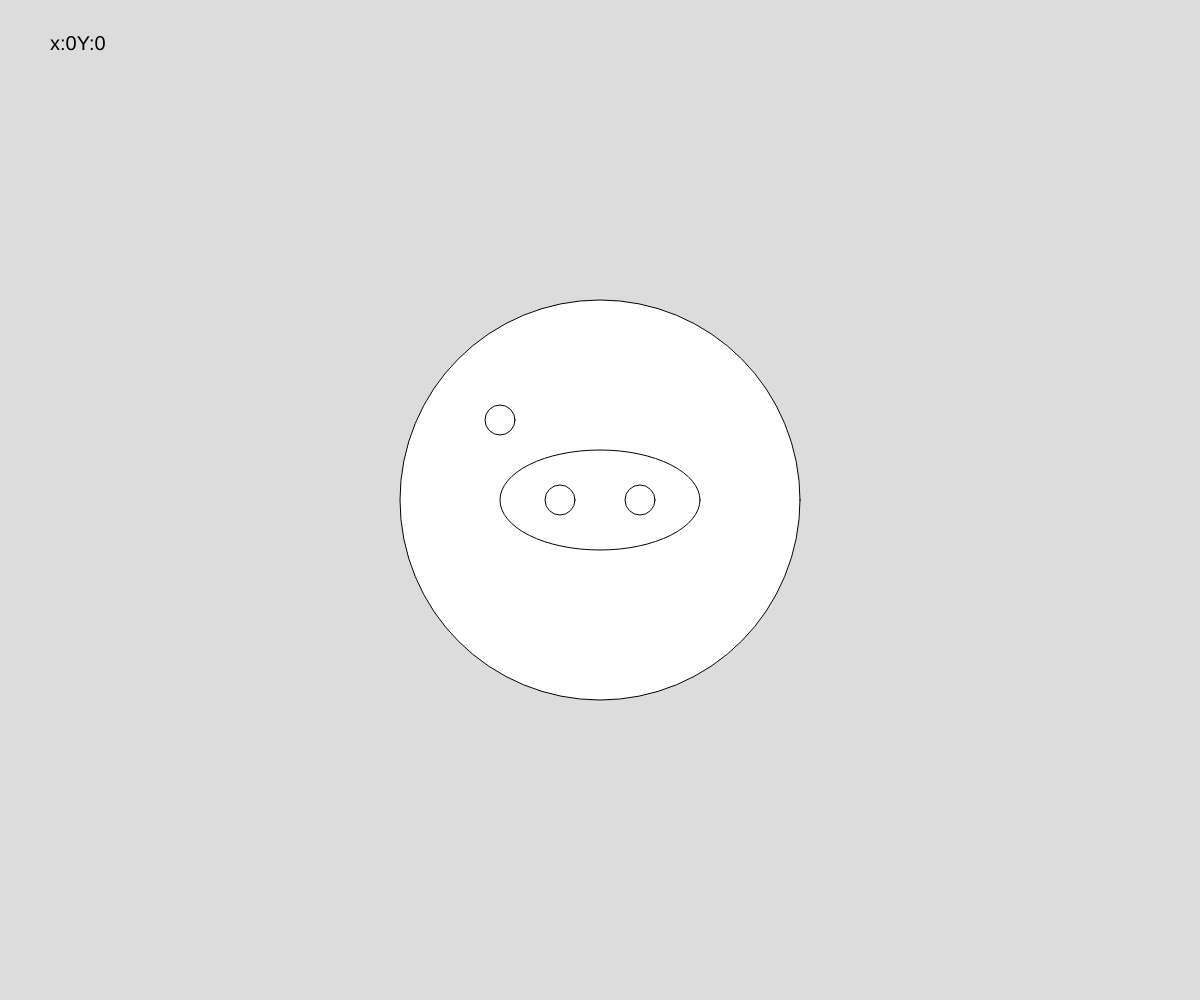
Frame 1 (no input)
Frame 60 (no input): identical to frame 1, image omitted
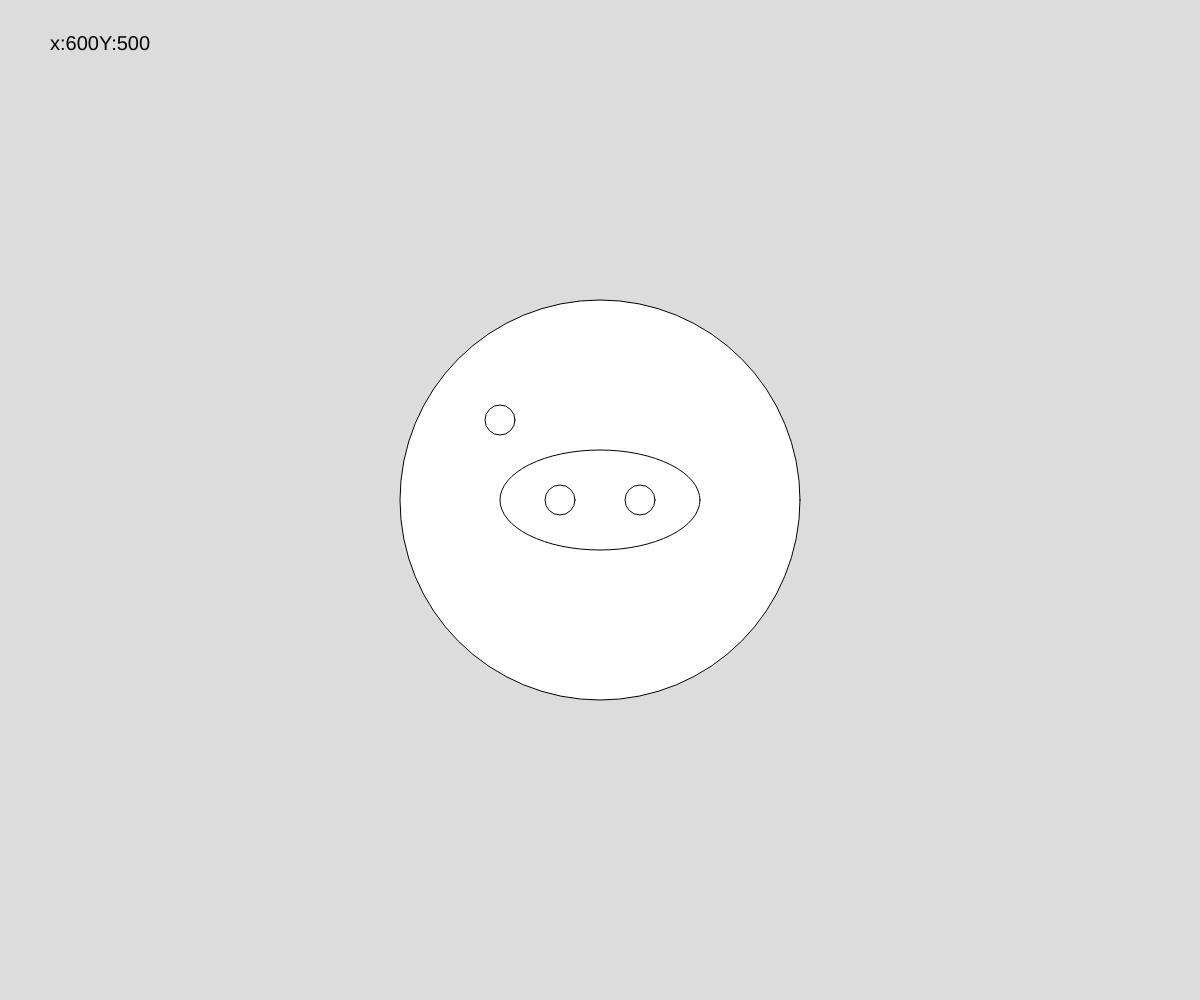
Frame 120 (the mouse pressed at the canvas centre since frame 60)

The p5.js sketch that drew these frames (run headless with seeded random() and noise() and a simulated clock; from frame 60 on, the mouse is pressed at the canvas centre):

// p5.js sketch
// ── sketch.js
function setup() {
  createCanvas(windowWidth, windowHeight);
}

function draw() {
  background(220);
  textSize(20)
  text("x:"+mouseX+"Y:"+mouseY,50,50)
  ellipse(width/2,height/2,400)//臉
  ellipse(width/2,height/2,200,100)//鼻子橢圓
  ellipse(width/2-40,height/2,30)//左鼻孔
  ellipse(width/2+40,height/2,30)//右鼻孔
  ellipse(width/2-100,height/2-80,30)
}
